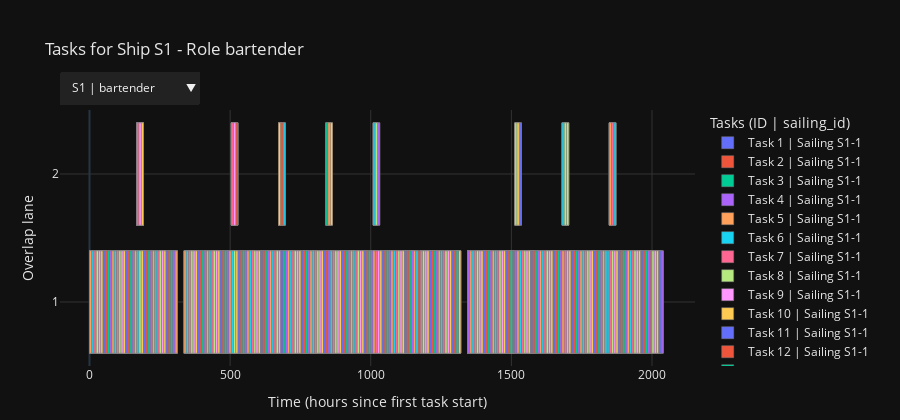

The code cell stored with this chart in its notebook:
### Markdown cell above
## In this plots we can see that there are not more that 2 crew_id by role by hour in the data

### Code cell
import plotly.graph_objects as go


# Build prepared data per (ship, role)
def prepare_tasks_for(ship_id, role_name):
    task_list = tasks.get(ship_id, {}).get(role_name, [])
    prepared = []
    for t in task_list:
        start = pd.to_datetime(t.get("start_ts"))
        end = pd.to_datetime(t.get("end_ts"))
        if pd.isna(start) or pd.isna(end) or end <= start:
            continue
        prepared.append({
            "start": start,
            "end": end,
            "task_id": t.get("task_id") or t.get("id") or None,
            "sailing_id": t.get("sailing_id")
        })
    if not prepared:
        return [], [], [], [], [], ship_id, role_name

    prepared.sort(key=lambda x: x["start"])

    # Greedy lane assignment to avoid overlaps
    lanes_end = []
    lane_idx_for_task = []
    for task in prepared:
        placed = False
        for i, lane_end in enumerate(lanes_end):
            if task["start"] >= lane_end:
                lane_idx_for_task.append(i)
                lanes_end[i] = task["end"]
                placed = True
                break
        if not placed:
            lane_idx_for_task.append(len(lanes_end))
            lanes_end.append(task["end"])

    t0 = prepared[0]["start"]
    start_hours = [(t["start"] - t0).total_seconds() / 3600 for t in prepared]
    end_hours = [(t["end"] - t0).total_seconds() / 3600 for t in prepared]
    dur_hours = [eh - sh for sh, eh in zip(start_hours, end_hours)]
    y_vals = [i + 1 for i in lane_idx_for_task]
    return prepared, start_hours, dur_hours, y_vals, t0, ship_id, role_name


# Collect all combinations
ship_role_pairs = []
for s in sorted(tasks.keys()):
    for r in sorted(tasks[s].keys()):
        ship_role_pairs.append((s, r))

# Precompute traces for each combination
combo_traces = []
combo_meta = []  # metadata for each combo: (ship, role, n_traces, title, height)
for (s, r) in ship_role_pairs:
    prepared, start_hours, dur_hours, y_vals, t0, ship_id, role_name = prepare_tasks_for(s, r)
    traces = []
    for idx, (sh, dh, y, t) in enumerate(zip(start_hours, dur_hours, y_vals, prepared)):
        label = t["task_id"] if t["task_id"] is not None else f"{idx + 1}"
        sailing_label = t.get("sailing_id") or "N/A"
        hovertext = (
            f"Ship: {ship_id}<br>Role: {role_name}"
            f"<br>Task ID: {label}"
            f"<br>Sailing ID: {sailing_label}"
            f"<br>Start: {t['start']}"
            f"<br>End: {t['end']}"
            f"<br>Duration (h): {dh:.2f}"
        )
        traces.append(go.Bar(
            x=[dh],
            y=[y],
            base=[sh],
            orientation="h",
            name=f"Task {label} | Sailing {sailing_label}",
            hovertext=hovertext,
            hoverinfo="text",
            marker=dict(line=dict(width=0.5, color="#777")),
            showlegend=True
        ))
    max_lane = max(y_vals) if y_vals else 1
    title = f"Tasks for Ship {ship_id} - Role {role_name}"
    height = max(420, 140 + 40 * max_lane)
    combo_traces.append(traces)
    combo_meta.append((s, r, len(traces), title, height))

# Build a single figure with all traces, only first combo visible
fig = go.Figure()
visibility = []

for ci, traces in enumerate(combo_traces):
    for tr in traces:
        fig.add_trace(tr)
        visibility.append(ci == 0)  # only first combo visible

# Update layout for initial combo with dark theme
_, _, _, init_title, init_height = combo_meta[0]
fig.update_layout(
    template="plotly_dark",
    title=init_title,
    xaxis_title="Time (hours since first task start)",
    yaxis_title="Overlap lane",
    bargap=0.2,
    barmode="overlay",
    height=init_height,
    legend_title_text="Tasks (ID | sailing_id)",
    paper_bgcolor="#111111",
    plot_bgcolor="#111111",
    font=dict(color="#e6e6e6")
)
fig.update_yaxes(dtick=1, gridcolor="#333333")
fig.update_xaxes(gridcolor="#333333")

# Build dropdown for filtering (combined Ship & Role)
buttons = []
trace_offset = 0
combo_offsets = []
for (_, _, ntr, _, _) in combo_meta:
    combo_offsets.append((trace_offset, trace_offset + ntr))
    trace_offset += ntr

for ci, (s, r, ntr, title, height) in enumerate(combo_meta):
    vis = [False] * len(visibility)
    start_idx, end_idx = combo_offsets[ci]
    for i in range(start_idx, end_idx):
        vis[i] = True
    buttons.append(dict(
        label=f"{s} | {r}",
        method="update",
        args=[
            {"visible": vis},
            {"title": title, "height": height}
        ],
    ))

fig.update_layout(
    updatemenus=[
        dict(
            type="dropdown",
            direction="down",
            buttons=buttons,
            x=0.0,
            y=1.15,
            xanchor="left",
            yanchor="top",
            showactive=True,
            bgcolor="#222222",
            bordercolor="#444444",
            font=dict(color="#f0f0f0", size=12)
        )
    ],
    margin=dict(t=110, r=20, l=60, b=40)
)

display(fig)
